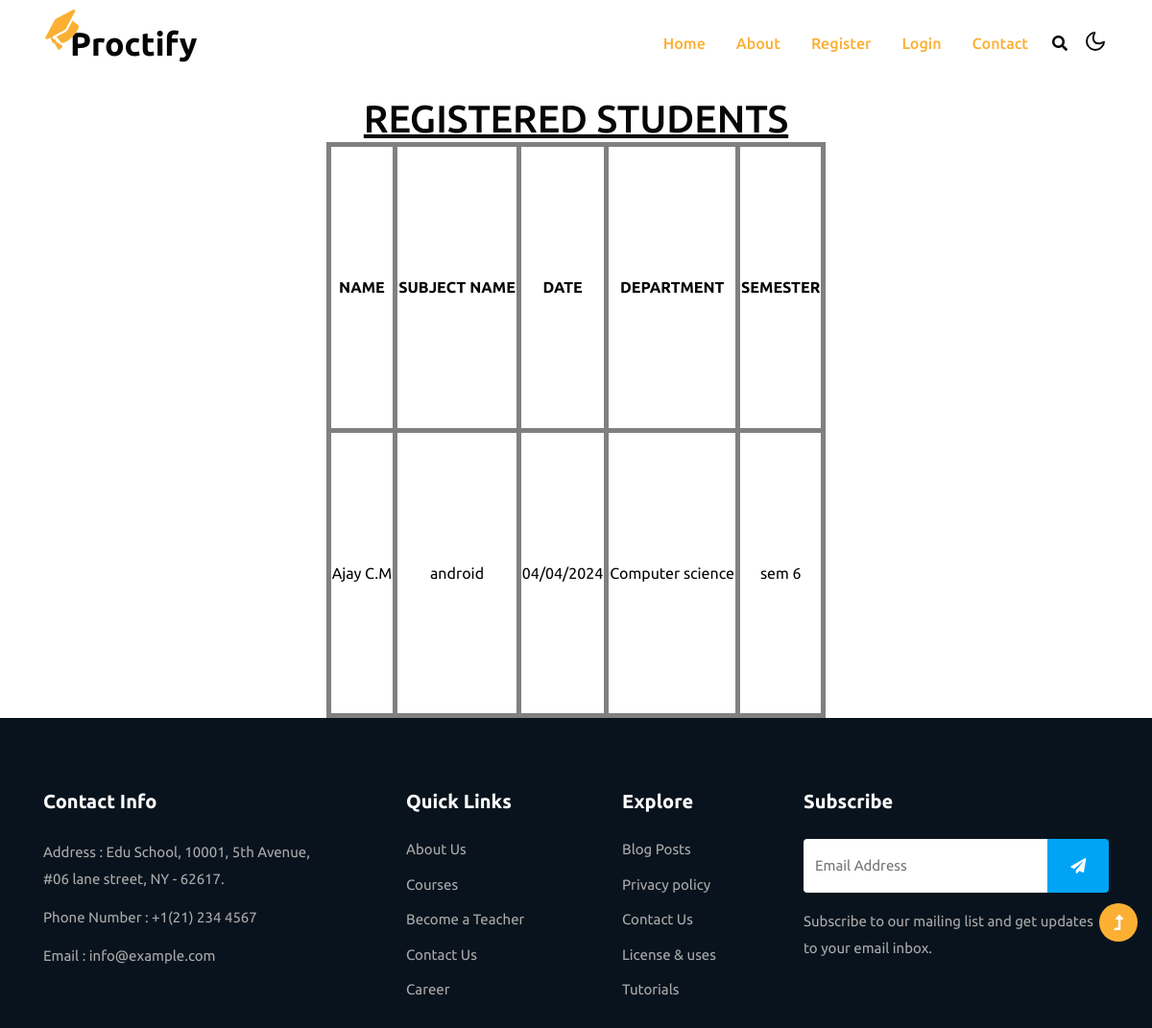
The app's page /viewstudents, older data.
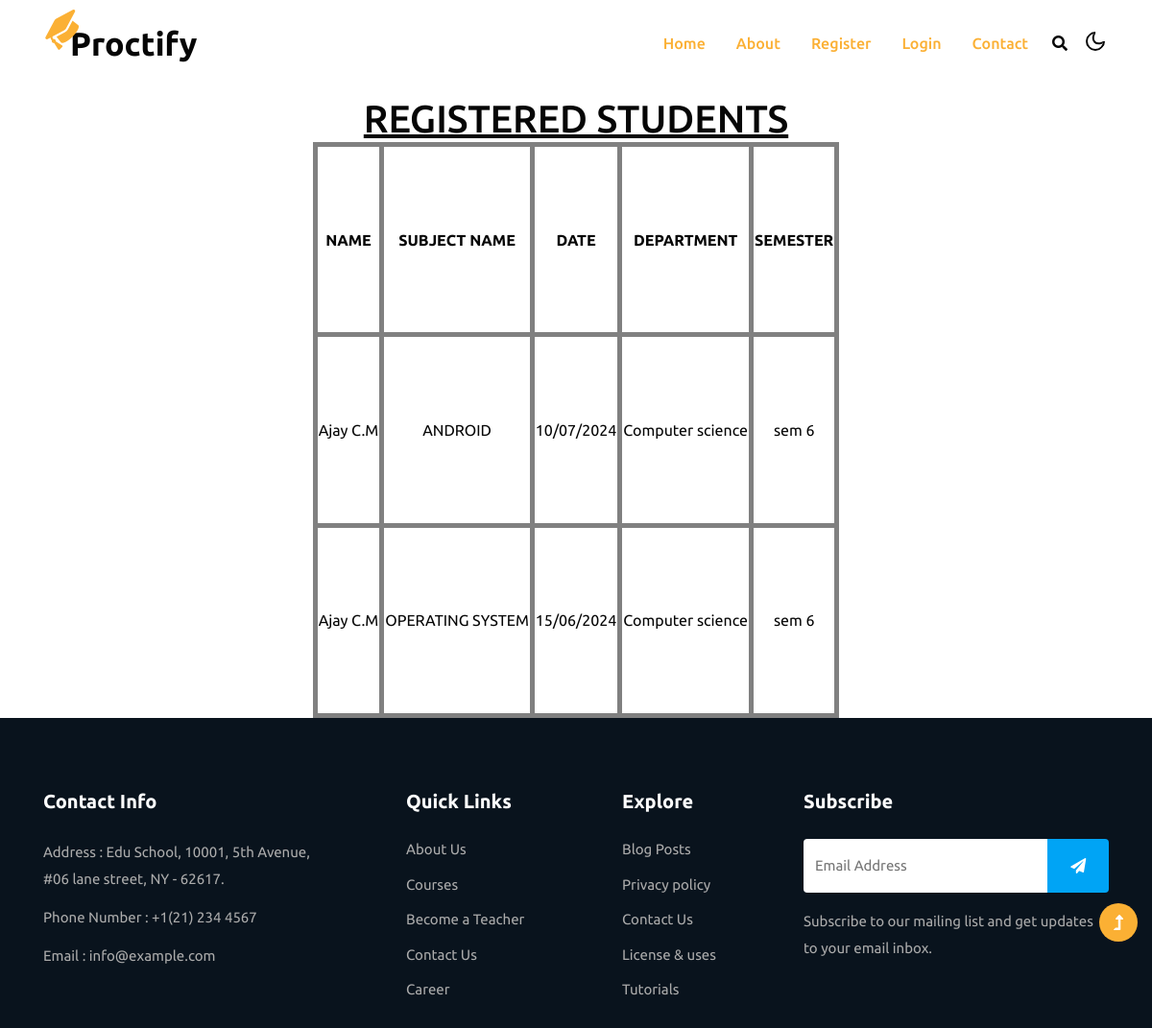
The same page, newer data.
### proctoring/models.py (models this page shows)
class Examregister(db.Model, UserMixin):
    id=db.Column(db.Integer, primary_key=True)
    user_id = db.Column(db.Integer, ForeignKey('register.id'))
    Exam_id = db.Column(db.Integer, ForeignKey('exam.id'))
    user = relationship('Register', foreign_keys=[user_id])
    exam = relationship('Exam', foreign_keys=[Exam_id])

class Register(db.Model, UserMixin):
    id=db.Column(db.Integer, primary_key=True)
    fname = db.Column(db.String(80))
    lname = db.Column(db.String(80))
    gender = db.Column(db.String(80))
    dob = db.Column(db.String(80))
    email = db.Column(db.String(80))
    contact = db.Column(db.String(80))
    password = db.Column(db.String(80))
    admission = db.Column(db.String(80))
    department = db.Column(db.String(80))
    sem = db.Column(db.String(80))
    usertype = db.Column(db.String(80))
    qualification = db.Column(db.String(80))
    experience = db.Column(db.String(80))
    status = db.Column(db.String(80),default='NULL')

class Exam(db.Model, UserMixin):
    id=db.Column(db.Integer, primary_key=True)
    user_id = db.Column(db.Integer, ForeignKey('register.id'))
    user = relationship('Register', foreign_keys=[user_id])
    subname = db.Column(db.String(80))
    date = db.Column(db.String(80))
    time = db.Column(db.String(80))
    duration = db.Column(db.String(80))
    sem = db.Column(db.String(80))
    dept = db.Column(db.String(80))

### proctoring/routes.py (the view)
@app.route('/viewstudents',methods=['GET', 'POST'])
def viewstudents():
    a = Examregister.query.all()
    return render_template("viewstudents.html",a=a)

### proctoring/templates/viewstudents.html (shortened to what this page needs)
{% extends 'layout.html' %}
{% block content %}
<html>
 <head>
</head>
 <link rel="stylesheet" href="../static/css/view.css">
 <body>
    <h1 align="center"><u>REGISTERED STUDENTS</u></h1>
    <table border="3" align="center" height="600px">
        <tr align="center">
            <th> NAME</th>
            <th> SUBJECT NAME</th>
            <th> DATE</th>
            <th> DEPARTMENT</th>
            <th> SEMESTER</th>
        </tr>
        {% for i in a %}
        <tr align="center">
            <td>{{i.user.fname}} {{i.user.lname}}</td>
            <td>{{i.exam.subname}}</td>
            <td>{{i.exam.date}}</td>
            <td>{{i.exam.dept}}</td>
            <td>{{i.exam.sem}}</td>
        </tr>
      {%endfor%}
    </table>
 </body>
</html>
{% endblock %}

Row changes from the older to the newer data that the page shows:
changed Examregister: exam.subname "android" → "ANDROID"; exam "04/04/2024" → "10/07/2024"
added Examregister: user.fname "Ajay", user.lname "C.M", exam.subname "OPERATING SYSTEM", exam "15/06/2024", exam.dept "Computer science", exam.sem "sem 6"
